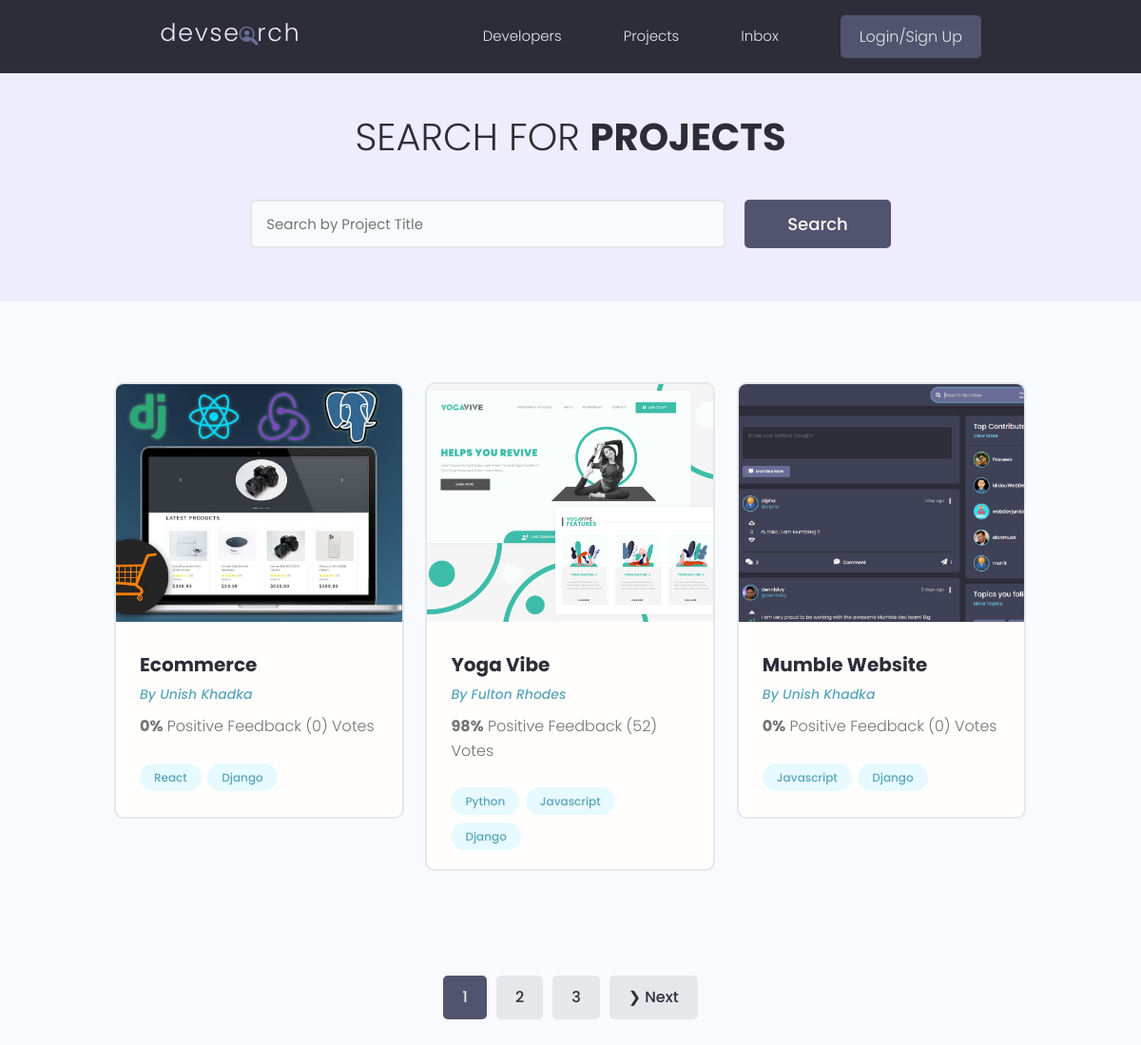
The app's page /projects/projects/ with its own data.
### projects/models.py (models this page shows, shortened)
class Project(models.Model):
    owner = models.ForeignKey(Profile, null=True, blank=True, on_delete=models.SET_NULL)
    title = models.CharField(max_length=200)
    description = models.TextField(null=True, blank=True)
    featured_image = models.ImageField(null=True, blank=True, default="default.jpg")
    demo_link = models.CharField(max_length=2000, null=True, blank=True)
    source_link = models.CharField(max_length=2000, null=True, blank=True)
    tags = models.ManyToManyField("Tag", blank=True)
    vote_total = models.IntegerField(default=0, null=True, blank=True)
    vote_ratio = models.IntegerField(default=0, null=True, blank=True)
    created_at = models.DateTimeField(auto_now_add=True)
    id = models.UUIDField(
        default=uuid.uuid4, unique=True, primary_key=True, editable=False
    )
    class Meta:
        ordering = ["created_at"]

class Tag(models.Model):
    name = models.CharField(max_length=200)
    created_at = models.DateTimeField(auto_now_add=True)
    id = models.UUIDField(
        default=uuid.uuid4, unique=True, primary_key=True, editable=False
    )
    def __str__(self):
        return self.name

### users/models.py (models this page shows, shortened)
class Profile(models.Model):
    user = models.OneToOneField(User, on_delete=models.CASCADE, null=True, blank=True)
    username = models.CharField(max_length=150, null=True, blank=True)
    location = models.CharField(max_length=150, null=True, blank=True)
    name = models.CharField(max_length=200, blank=True, null=True)
    email = models.EmailField(max_length=500, null=True, blank=True)
    short_info = models.CharField(max_length=200, null=True, blank=True)
    bio = models.TextField(null=True, blank=True)
    profile_image = models.ImageField(
        null=True,
        blank=True,
        upload_to="profiles/",
        default="profiles/user-default.png",
    )
    social_github = models.CharField(max_length=200, blank=True, null=True)
    social_twitter = models.CharField(max_length=200, blank=True, null=True)
    social_linkedin = models.CharField(max_length=200, blank=True, null=True)
    social_youtube = models.CharField(max_length=200, blank=True, null=True)
    social_website = models.CharField(max_length=200, blank=True, null=True)
    created_at = models.DateTimeField(auto_now_add=True)
    id = models.UUIDField(
        default=uuid.uuid4, unique=True, primary_key=True, editable=False
    )
    class Meta:
        ordering = ["created_at"]

### projects/views.py (the view)
# urls.py: path('projects/', include('projects.urls')),
def projects(request):
    projects, search_query = search_projects(request)
    projects, custom_range = pagination_projects(request, projects, 3)
    context = {
        "projects": projects,
        "search_query": search_query,
        "custom_range": custom_range,
    }
    return render(request, "projects/projects.html", context)

### projects/utils.py (called while the page is built)
def pagination_projects(request, projects,results):
    page = request.GET.get("page")
    paginator = Paginator(projects, results)
    try:
        projects = paginator.page(page)
    except PageNotAnInteger:
        page = 1
        projects = paginator.page(page)
    except EmptyPage:
        page = paginator.num_pages
        projects = paginator.page(page)
    left_index = int(page) - 4
    if left_index < 1:
        left_index = 1
    right_index = int(page) + 5
    if right_index > paginator.num_pages:
        right_index = paginator.num_pages + 1
    custom_range = range(left_index, right_index)
    return projects, custom_range

def search_projects(request):
    search_query = ""
    if request.GET.get("search_query"):
        search_query = request.GET.get("search_query")
    tags = Tag.objects.filter(name__contains=search_query)
    projects = Project.objects.distinct().filter(
        Q(title__icontains=search_query)
        | Q(description__icontains=search_query)
        | Q(tags__in=tags)
        | Q(owner__name__icontains=search_query)
    )
    return projects, search_query

### projects/templates/projects/projects.html (shortened to what this page needs)
{% extends 'main.html' %} {% block content %}
<main class="projects">
  <section class="hero-section text-center">
    <div class="container container--narrow">
      <div class="hero-section__box">
        <h2>Search for <span>Projects</span></h2>
      </div>
      <div class="hero-section__search">
        <form
          id="searchForm"
          class="form"
          action="{% url 'projects' %}"
          method="get"
        >
          <div class="form__field">
            <input
              class="input input--text"
              id="formInput#search"
              type="text"
              name="search_query"
              placeholder="Search by Project Title"
              value="{{search_query}}"
            />
          </div>
          <input class="btn btn--sub btn--lg" type="submit" value="Search" />
        </form>
      </div>
    </div>
  </section>
  <section class="projectsList">
    <div class="container">
      <div class="grid grid--three">
        {% for project in projects %}
        <div class="column">
          <div class="card project">
            <a href="{% url 'project' project.id %}" class="project">
              <img
                class="project__thumbnail"
                src="{{project.featured_image.url}}"
                alt="project thumbnail"
              />
              <div class="card__body">
                <h3 class="project__title">{{project.title}}</h3>
                <p>
                  <a
                    class="project__author"
                    href="{% url 'user-profile' project.owner.id %}"
                    >By {{project.owner.name}}</a
                  >
                </p>
                <p class="project--rating">
                  <span style="font-weight: bold">{{project.vote_ratio}}%</span>
                  Positive Feedback ({{project.vote_total}})
                  Vote{{project.vote_total|pluralize:"s"}}
                </p>
                <div class="project__tags">
                  {% for tag in project.tags.all %}
                  <span class="tag tag--pill tag--main">
                    <small>{{tag}}</small>
                  </span>
                  {% endfor %}
                </div>
              </div>
            </a>
          </div>
        </div>
        {% endfor %}
      </div>
    </div>
  </section>
{% include "paginate.html" with queryset=projects custom_range=custom_range %}
</main>
{% endblock %}

### static/styles/app.css (style rules this page uses)
:root { --color-sub: #2d2d39; }
.btn--sub { background-color: var(--color-sub-light); }
.card { border: 2px solid var(--color-light); }
img { width: 100%; }
.hero-section { height: 40vh; display: flex; align-items: center; background-color: var(--color-sub); }
.hero-section__box { margin-bottom: 4rem; }
.hero-section__box > h2, .hero-section__box > h2 > span { font-size: 4rem; color: var(--color-light); line-height: 1.3; text-transform: uppercase; }
.hero-section__box > h2 { font-weight: 300; }
.hero-section__box > h2 > span { font-weight: 700; }
.hero-section__search > .form { display: flex; align-items: center; justify-content: center; gap: 2rem; }
.hero-section__search > .form input.input--text { width: 50rem; }
.project__author { font-size: 1.4rem; font-style: italic; }
.project--rating { margin-bottom: 1.6em; margin-top: .5em; }
.projects > .hero-section { background: var(--color-sub-lighter); height: 30vh; }
.projects .hero-section__box { margin-bottom: 2.5rem; }
.projects .hero-section__box > h2 { color: var(--color-sub); }
.projects .hero-section__box > h2 > span { font-weight: 700; color: var(--color-sub); }
.projectsList { margin-top: 8rem; }
.project__thumbnail { height: 25rem; object-fit: cover; object-position: top center; }
.project__title { font-size: 2rem; font-weight: 700; color: var(--color-sub); }

### static/uikit/styles/modules/_variables.css (style rules this page uses)
:root { --color-main: #5aa5b9; --color-main-light: #e6faff; --color-sub: #3f4156; --color-sub-light: #51546e; --color-sub-lighter: #ededfd; --color-text: #737373; --color-gray: #8b8b8b; --color-light: #e5e7eb; --color-light-gray: #767676; --color-bg: #f8fafd; --color-white: #fffefd; --color-white-light: #f3f3f3; --color-success: #359e64; --color-success-bg: #def8e8; --color-error: #fc4b0b; --color-error-bg: #fff2ee; --font-base: 'Poppins', arial, helvetica, 'Segoe UI', roboto, ubuntu, sans-serif; --font-monospace: 'Fira Code', 'Courier New', courier, monospace; --font-regular: 300; --font-medium: 500; --font-bold: 700; --generic-shadow: 1px 1px 5px #00000010; --generic-transition: all 0.3s ease-in-out; }

### static/uikit/styles/modules/_base.css (style rules this page uses)
* { margin: 0; padding: 0; box-sizing: border-box; text-rendering: optimizeLegibility; color: inherit; font-size: inherit; }
html { font-size: 50%; }
@media only screen and (min-width: 480px) { html { font-size: 56.25%; } }
@media only screen and (min-width: 1200px) { html { font-size: 62.5%; } }
body { line-height: 1.6; font-weight: 400; font-size: 1.5rem; color: var(--color-text); background-color: var(--color-bg); min-height: 100vh; }

### static/uikit/styles/modules/_typography.css (style rules this page uses)
* { font-family: var(--font-base); }
h2 { font-size: 3.6rem; font-weight: var(--font-bold); }
h3 { font-size: 3.2rem; font-weight: var(--font-medium); }
p, span, strong { font-size: 1.6rem; color: var(--color-text); font-weight: var(--font-regular); }
a { padding-bottom: 2px; text-decoration: none; display: inline-block; color: var(--color-main); font-weight: var(--font-medium); }

### static/uikit/styles/modules/_utilities.css (style rules this page uses)
.container { width: 92%; max-width: 165rem; margin: 0 auto; box-sizing: border-box; }
.container--narrow { width: 92%; max-width: 120rem; }
@media screen and (min-width: 1000px) { .container { width: 90%; } }
@media screen and (min-width: 1000px) { .container--narrow { width: 85%; } }
@media screen and (min-width: 1200px) { .container { width: 80%; } }
@media screen and (min-width: 1200px) { .container--narrow { width: 72%; } }
.text-center { text-align: center; }

### static/uikit/styles/modules/_button.css (style rules this page uses)
.btn { display: inline-block; position: relative; cursor: pointer; background-color: var(--color-light); font-weight: var(--font-medium); color: var(--color-sub); text-decoration: none; padding: 1rem 2rem; border-radius: 0.5rem; border: none; width: -webkit-fit-content; width: -moz-fit-content; width: fit-content; height: -webkit-fit-content; height: -moz-fit-content; height: fit-content; font-size: 1.6rem; outline-width: 0; outline-color: transparent; -webkit-backface-visibility: hidden; backface-visibility: hidden; transition: all 0.3s ease-in-out; }
.btn--sub { background-color: var(--color-sub); color: var(--color-white); }
.btn--lg { font-size: 1.8rem; padding: 1.2rem 4.5rem; }

### static/uikit/styles/modules/_card.css (style rules this page uses)
.card { border-radius: 1rem; background-color: var(--color-white); border: 1.5px solid var(--color-light); width: auto; height: auto; margin-top: 0.5rem; margin-bottom: 0.5rem; overflow: hidden; }
.card__body, .card__header { padding: 2rem 2.5rem; }

### records on screen
Project: featured_image (picture), title "Ecommerce", owner.name "Unish Khadka", vote_ratio "0", vote_total "0"
Tag: name "React"
Tag: name "Django"
Project: featured_image (picture), title "Yoga Vibe", owner.name "Fulton Rhodes", vote_ratio "98", vote_total "52"
Tag: name "Python"
Tag: name "Javascript"
Project: featured_image (picture), title "Mumble Website", owner.name "Unish Khadka", vote_ratio "0", vote_total "0"

### other values on screen
{{ page }} "1"
{{ page }} "2" "3"
